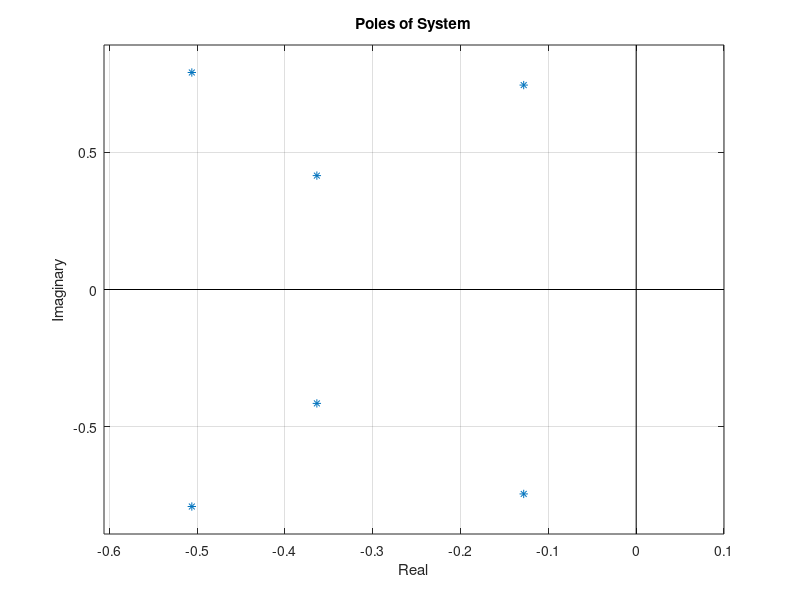
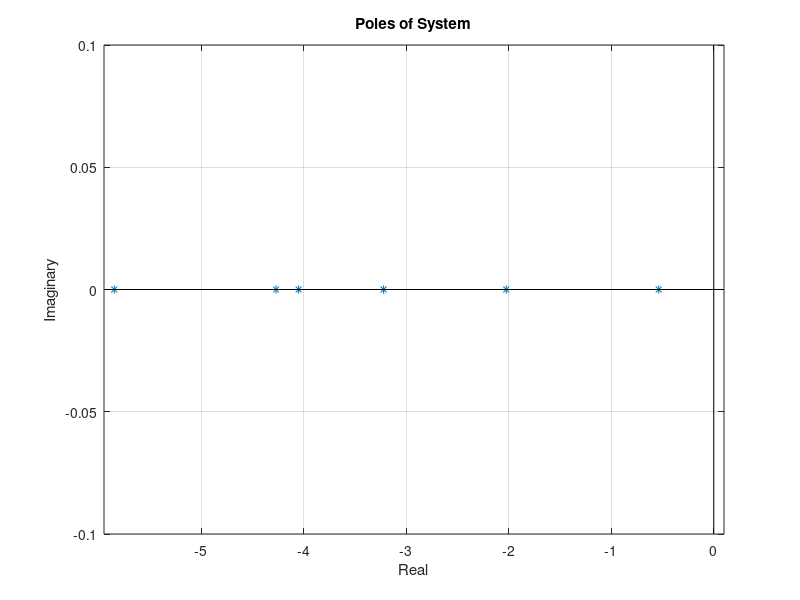

Source code (MATLAB) for these figures, in order: (Note: this script raises an error after producing the figures.)
%% Run Simulation
%

%#ok<*UNRCH>
clc, clear, close all;

if ~exist('GRAPHICAL_PLOT','var')
    clc, clear, close all;
    
    GRAPHICAL_PLOT = false;
    PLOT_LINEAR = false;
    END_PLOT = true;
    MAKE_VIDEO = false;
    
    initState = [0;0;pi/16;0;0;0];

    Q = diag([1,1,10,1000,10,1000]);
    R = 0.00001;
    
    C = [1 0 0 0 0 0];
%     C = [1 0 0 0 1 0];
%     C = [1 0 1 0 1 0];
    
    finalX = 0;
%     finalX = 50;
end
% Set up simulation parameters
M = 1000; % kg
m1 = 100; % kg
m2 = 100; % kg
l1 = 20; % m
l2 = 10; % m
g = 9.81; % m/s^2

% Create struct
params = struct;
params.M = M;
params.m1 = m1;
params.m2 = m2;
params.l1 = l1;
params.l2 = l2;
params.g = g;

stateLin = initState;
stateNonLin = initState;
estimatedStateLin = zeros(size(stateLin));
estimatedStateNonLin = estimatedStateLin;

AF = [0,1,0,0,0,0;0,0,-g*m1/M,0,-g*m2/M,0;0,0,0,1,0,0;0,0,-g*(M+m1)/(M*l1),0,-g*m2/(M*l1),0;0,0,0,0,0,1;0,0,-g*m1/(M*l2),0,-g*(M+m2)/(M*l2),0];
BF = [0;1/M;0;1/(M*l1);0;1/(M*l2)];

[K, S, e] = lqr(AF,BF,Q,R);

disp('Eigenvalues'' real parts from A_F - B_F * K');
fprintf('%f\n',real(e));

L = place(AF',C',real(e) * 10 + imag(e))';
eo = eig(AF - L*C);
disp(real(eo));

figure;
limits = [min(real(e)) - 0.1, 0.1, min(imag(e)) - 0.1,max(imag(e)) + 0.1];
plot(real(e),imag(e),'*',limits(1:2),[0,0],'k',[0,0],limits(3:4),'k');
xlabel('Real'); ylabel('Imaginary'); title('Poles of System');
axis(limits); grid on;
figure;
limits = [min(real(eo)) - 0.1, 0.1, min(imag(eo)) - 0.1,max(imag(eo)) + 0.1];
plot(real(eo),imag(eo),'*',limits(1:2),[0,0],'k',[0,0],limits(3:4),'k');
xlabel('Real'); ylabel('Imaginary'); title('Poles of System');
axis(limits); grid on;

%%
% Set up Time data
step = 0.0001; % Seconds
timesteps = 0:step:40-step;
resultLin = zeros(numel(timesteps) + 1, 14);
resultNonLin = resultLin;
if GRAPHICAL_PLOT
    fig = figure; fig.Position = [17 100 1200 728];
    ax1 = subplot(2,1,1); title(ax1,'Uncontrolled Lin');
    ax2 = subplot(2,1,2); title(ax2,'Uncontrolled NonLin');
end
if MAKE_VIDEO
    v = VideoWriter('video','MPEG-4');
    open(v);
end
FLin = zeros(numel(timesteps),1);
% FLin = 200 * ones(numel(timesteps),1);
FNonLin = FLin;
for timeIndex = 1:numel(timesteps)
    destimatedStateLin = AF*estimatedStateLin + BF*FLin(timeIndex) + L*C*(stateLin - estimatedStateLin);
    destimatedStateNonLin = AF*estimatedStateNonLin + BF*FNonLin(timeIndex) + L*C*(stateNonLin - estimatedStateNonLin);
    estimatedStateLin = estimatedStateLin + destimatedStateLin * step;
    estimatedStateNonLin = estimatedStateNonLin + destimatedStateNonLin * step;
    
    resultLin(timeIndex,:) = [timesteps(timeIndex), stateLin.', FLin(timeIndex), estimatedStateLin.'];
    resultNonLin(timeIndex,:) = [timesteps(timeIndex), stateNonLin.', FNonLin(timeIndex), estimatedStateNonLin.'];
    
    stateLin = simulateLinearSystem(stateLin, FLin(timeIndex), step, params);
    stateNonLin = simulateNonLinearSystem(stateNonLin, FNonLin(timeIndex), step, params);
    
    if GRAPHICAL_PLOT && mod(timeIndex, 10) == 0
        plotState(ax1, stateLin(1), stateLin(3), stateLin(5), params.l1, params.l2);
        plotState(ax2, stateNonLin(1), stateNonLin(3), stateNonLin(5), params.l1, params.l2);
        if MAKE_VIDEO
            writeVideo(v,getframe(gcf));
        end
    end
end
if MAKE_VIDEO
    close(v);
end
resultLin(end,:) = [timesteps(end) + step, stateLin.', nan, estimatedStateLin.'];
resultNonLin(end,:) = [timesteps(end) + step, stateNonLin.', nan, estimatedStateNonLin.'];
if (END_PLOT)
    figure('units','normalized','outerposition',[0 0 1 1]);
    N_SKIP = 10;
    subplot 321;plot(resultLin(1:end-N_SKIP,1),resultLin(1:end-N_SKIP,2) - resultLin(1:end-N_SKIP,9),'r',resultNonLin(1:end-N_SKIP,1),resultNonLin(1:end-N_SKIP,2) - resultNonLin(1:end-N_SKIP,9),'b-.'); legend('Linear','Non-Linear'); ylabel('X'); xlabel('Time'); title('Estimation Error X');
    subplot 323;plot(resultLin(1:end-N_SKIP,1),resultLin(1:end-N_SKIP,4) - resultLin(1:end-N_SKIP,11),'r',resultNonLin(1:end-N_SKIP,1),resultNonLin(1:end-N_SKIP,4) - resultNonLin(1:end-N_SKIP,11),'b-.'); legend('Linear','Non-Linear'); ylabel('Theta 1'); xlabel('Time'); title('Estimation Error Theta 1');
    subplot 325;plot(resultLin(1:end-N_SKIP,1),resultLin(1:end-N_SKIP,6) - resultLin(1:end-N_SKIP,13),'r',resultNonLin(1:end-N_SKIP,1),resultNonLin(1:end-N_SKIP,6) - resultNonLin(1:end-N_SKIP,13),'b-.'); legend('Linear','Non-Linear'); ylabel('Theta 2'); xlabel('Time'); title('Estimation Error Theta 2');
    subplot 322;plot(resultLin(1:end-N_SKIP,1),resultLin(1:end-N_SKIP,3) - resultLin(1:end-N_SKIP,10),'r',resultNonLin(1:end-N_SKIP,1),resultNonLin(1:end-N_SKIP,3) - resultNonLin(1:end-N_SKIP,10),'b-.'); legend('Linear','Non-Linear'); ylabel('d/dt X'); xlabel('Time'); title('Estimation Error d/dt X');
    subplot 324;plot(resultLin(1:end-N_SKIP,1),resultLin(1:end-N_SKIP,5) - resultLin(1:end-N_SKIP,12),'r',resultNonLin(1:end-N_SKIP,1),resultNonLin(1:end-N_SKIP,5) - resultNonLin(1:end-N_SKIP,12),'b-.'); legend('Linear','Non-Linear'); ylabel('d/dt Theta 1'); xlabel('Time'); title('Estimation Error d/dt Theta 1');
    subplot 326;plot(resultLin(1:end-N_SKIP,1),resultLin(1:end-N_SKIP,7) - resultLin(1:end-N_SKIP,14),'r',resultNonLin(1:end-N_SKIP,1),resultNonLin(1:end-N_SKIP,7) - resultNonLin(1:end-N_SKIP,14),'b-.'); legend('Linear','Non-Linear'); ylabel('d/dt Theta 2'); xlabel('Time'); title('Estimation Error d/dt Theta 2');
end
function plotState(ax, x, theta1, theta2, l1, l2)
    axes(ax);
    
    % Plot Ropes
    center1 = [x - l1*sin(theta1),-l1*cos(theta1)];
    center2 = [x - l2*sin(theta2),-l2*cos(theta2)];
    plot([center1(1), x, center2(1)], [center1(2), 0, center2(2)], 'k');
    hold on;
    
    % Plot Box
    boxWidth = 5; boxHeight = 5;
    rectangle('Position',[x-boxWidth/2, -boxHeight/2, boxWidth, boxHeight]);
    
    % Plot Circles
    massRadius = 2.5;
    rectangle('Position',[center1 - massRadius/2,massRadius,massRadius],'Curvature',1);
    rectangle('Position',[center2 - massRadius/2,massRadius,massRadius],'Curvature',1);
    
    % Adjust Axis
    xlim([-60+x,60+x]);
    ylim([-25,5]);
    drawnow; hold off;
end
